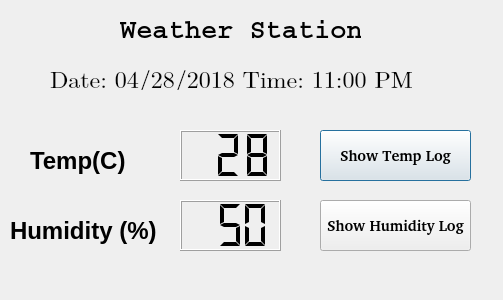
<?xml version="1.0" encoding="UTF-8"?>
<ui version="4.0">
 <class>Dialog</class>
 <widget class="QDialog" name="Dialog">
  <property name="geometry">
   <rect>
    <x>0</x>
    <y>0</y>
    <width>503</width>
    <height>300</height>
   </rect>
  </property>
  <property name="windowTitle">
   <string>Dialog</string>
  </property>
  <widget class="QLCDNumber" name="lcdNumber">
   <property name="geometry">
    <rect>
     <x>180</x>
     <y>130</y>
     <width>101</width>
     <height>51</height>
    </rect>
   </property>
   <property name="smallDecimalPoint">
    <bool>true</bool>
   </property>
   <property name="digitCount">
    <number>3</number>
   </property>
   <property name="segmentStyle">
    <enum>QLCDNumber::Flat</enum>
   </property>
   <property name="value" stdset="0">
    <double>28.000000000000000</double>
   </property>
   <property name="intValue" stdset="0">
    <number>28</number>
   </property>
  </widget>
  <widget class="QLCDNumber" name="lcdNumber_2">
   <property name="geometry">
    <rect>
     <x>180</x>
     <y>200</y>
     <width>101</width>
     <height>51</height>
    </rect>
   </property>
   <property name="numDigits">
    <number>3</number>
   </property>
   <property name="segmentStyle">
    <enum>QLCDNumber::Flat</enum>
   </property>
   <property name="value" stdset="0">
    <double>50.000000000000000</double>
   </property>
  </widget>
  <widget class="QPushButton" name="pushButton">
   <property name="geometry">
    <rect>
     <x>320</x>
     <y>130</y>
     <width>151</width>
     <height>51</height>
    </rect>
   </property>
   <property name="font">
    <font>
     <family>Bitstream Charter</family>
     <pointsize>11</pointsize>
     <weight>75</weight>
     <bold>true</bold>
    </font>
   </property>
   <property name="text">
    <string>Show Temp Log</string>
   </property>
  </widget>
  <widget class="QPushButton" name="pushButton_2">
   <property name="geometry">
    <rect>
     <x>320</x>
     <y>200</y>
     <width>151</width>
     <height>51</height>
    </rect>
   </property>
   <property name="font">
    <font>
     <family>Bitstream Charter</family>
     <pointsize>11</pointsize>
     <weight>75</weight>
     <bold>true</bold>
    </font>
   </property>
   <property name="text">
    <string>Show Humidity Log</string>
   </property>
  </widget>
  <widget class="KGradientSelector" name="kgradientselector">
   <property name="geometry">
    <rect>
     <x>-10</x>
     <y>-10</y>
     <width>521</width>
     <height>321</height>
    </rect>
   </property>
   <property name="firstColor">
    <color>
     <red>255</red>
     <green>122</green>
     <blue>14</blue>
    </color>
   </property>
   <property name="secondColor">
    <color>
     <red>8</red>
     <green>137</green>
     <blue>207</blue>
    </color>
   </property>
  </widget>
  <widget class="QLabel" name="label">
   <property name="geometry">
    <rect>
     <x>30</x>
     <y>140</y>
     <width>111</width>
     <height>41</height>
    </rect>
   </property>
   <property name="font">
    <font>
     <family>Liberation Sans</family>
     <pointsize>18</pointsize>
     <weight>75</weight>
     <bold>true</bold>
    </font>
   </property>
   <property name="text">
    <string>Temp(C)</string>
   </property>
  </widget>
  <widget class="QLabel" name="label_2">
   <property name="geometry">
    <rect>
     <x>10</x>
     <y>210</y>
     <width>161</width>
     <height>41</height>
    </rect>
   </property>
   <property name="font">
    <font>
     <family>Liberation Sans</family>
     <pointsize>18</pointsize>
     <weight>75</weight>
     <bold>true</bold>
    </font>
   </property>
   <property name="text">
    <string>Humidity (%)</string>
   </property>
  </widget>
  <widget class="QLabel" name="label_3">
   <property name="geometry">
    <rect>
     <x>120</x>
     <y>10</y>
     <width>241</width>
     <height>41</height>
    </rect>
   </property>
   <property name="font">
    <font>
     <family>Courier</family>
     <pointsize>20</pointsize>
     <weight>75</weight>
     <bold>true</bold>
    </font>
   </property>
   <property name="text">
    <string>Weather Station</string>
   </property>
  </widget>
  <widget class="QLabel" name="label_4">
   <property name="geometry">
    <rect>
     <x>50</x>
     <y>70</y>
     <width>381</width>
     <height>20</height>
    </rect>
   </property>
   <property name="font">
    <font>
     <family>Latin Modern Math</family>
     <pointsize>18</pointsize>
     <weight>50</weight>
     <bold>false</bold>
    </font>
   </property>
   <property name="text">
    <string>Date: 04/28/2018 Time: 11:00 PM</string>
   </property>
  </widget>
  <zorder>kgradientselector</zorder>
  <zorder>lcdNumber</zorder>
  <zorder>lcdNumber_2</zorder>
  <zorder>pushButton</zorder>
  <zorder>pushButton_2</zorder>
  <zorder>label</zorder>
  <zorder>label_2</zorder>
  <zorder>label_3</zorder>
  <zorder>label_4</zorder>
 </widget>
 <customwidgets>
  <customwidget>
   <class>KGradientSelector</class>
   <extends>QWidget</extends>
   <header>kselector.h</header>
  </customwidget>
 </customwidgets>
 <resources/>
 <connections/>
</ui>
